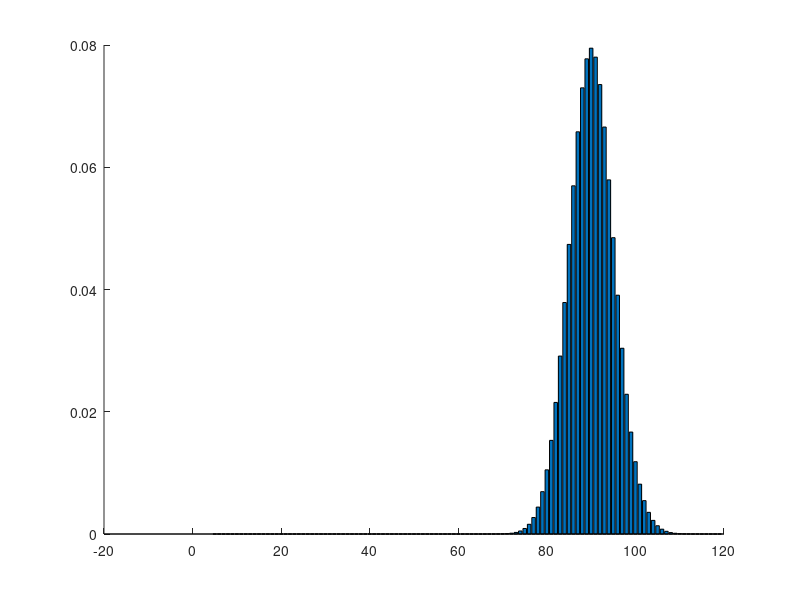

Reproduce this figure in MATLAB.
%The goal is to find the stable age distribution
%and the rate of population growth based on 
%the known rates of birth/death for various age groups.


%birth-rate by age
% source:   http://www.cdc.gov/nchs/data/statab/t991x07.pdf
% data taken from the year 1999.
%br(i) is the chance that a woman of age (i-1) will give birth this year
br = 1e-3*[
0
0
0
0
0
0
0
0
0
0
0.9
0.9
0.9
0.9
0.9
28.7
28.7
28.7
80.3
80.3
111
111
111
111
111
117.8
117.8
117.8
117.8
117.8
89.6
89.6
89.6
89.6
89.6
38.3
38.3
38.3
38.3
38.3
7.4
7.4
7.4
7.4
7.4
0.4
0.4
0.4
0.4
0.4
0
0
0
0
0
0
0
0
0
0
0
0
0
0
0
0
0
0
0
0
0
0
0
0
0
0
0
0
0
0
0
0
0
0
0
0
0
0
0
0
0
0
0
0
0
0
0
0
0
0
0
0
0
0
0
0
0
0
0
0
0
0
0
0
0
0
0
0
0
0];

%death-rate by age
% source:  http://www.ssa.gov/oact/STATS/table4c6.html
% data taken for females from the year 2009.
%dr(i) is the chance that a woman of age (i-1) will die this year
dr = [
0.005728
0.000373
0.000241
0.000186
0.00015
0.000133
0.000121
0.000112
0.000104
0.000098
0.000094
0.000098
0.000114
0.000143
0.000183
0.000229
0.000274
0.000314
0.000347
0.000374
0.000402
0.000431
0.000458
0.000482
0.000504
0.000527
0.000551
0.000575
0.000602
0.00063
0.000662
0.000699
0.000739
0.00078
0.000827
0.000879
0.000943
0.00102
0.001114
0.001224
0.001345
0.001477
0.001624
0.001789
0.001968
0.002161
0.002364
0.002578
0.0028
0.003032
0.003289
0.003559
0.003819
0.004059
0.004296
0.004556
0.004862
0.005222
0.005646
0.006136
0.006696
0.007315
0.007976
0.008676
0.009435
0.010298
0.011281
0.01237
0.013572
0.014908
0.01644
0.018162
0.020019
0.022003
0.024173
0.026706
0.029603
0.032718
0.036034
0.039683
0.043899
0.048807
0.054374
0.060661
0.067751
0.075729
0.084673
0.094645
0.105694
0.117853
0.131146
0.145585
0.161175
0.17791
0.195774
0.213849
0.231865
0.249525
0.266514
0.282504
0.299455
0.317422
0.336467
0.356655
0.378055
0.400738
0.424782
0.450269
0.477285
0.505922
0.536278
0.568454
0.602561
0.638715
0.677038
0.71766
0.76072
0.806363
0.851378
0.893947
];

%br = br*0.1;

brresidual = .1*br;
prevY = -inf;

minR_1 = 1;

for k=10:-1:1
   
    br = k*brresidual; 



%now let's form a Leslie matrix
A = zeros(120, 120);

%births
A(1,:)  =  br';
%ageing & dying
A = A + diag(1-dr(1:end-1), -1);
%assume the same rate of dying beyond 119 years 
A(120,120) = 1-dr(120);


x = rand(120,1);
 
   for i=1:200
    x=A*x;     %next year's population break down
    %normalize to make x(i) just a proportion of poupulation of age (i-1)
    x = x/sum(x);  
    
    %show the resulting age distribution every five years
   % if (mod(i,5) == 0)
   %    bar(x); 
   %    title( strcat('i = ', num2str(i)) );
   %    pause(0.2);
   % end
    end

%recover the same stationary age distribution as
%the eigenvector corresponding to an eigenvalue of maximum modulus
%
%the fact that this works is related to the Perron-Frobenius Thm
%(a simplified version to be covered in the next lecture)
[v,d]=eig(A);
[c,j] = max(abs(diag(d)));
y=v(:,j);
if(sum(y) >= prevY)
    prevY = sum(y);
    minY = .1*k;
end
sum2 = 0;
for t = 15:64
    sum2 = sum2 + y(t + 1);
end
if(sum2/sum(y) >= .6)
    minR_1 = .1*k;
end
   
hold on;
%plot(y/sum(y),'r', 'Linewidth', 2, 'color',rand(1,3));

%legend('r = .1', 'r = .2','r = .3', 'r = .4', 'r = .5', 'r = .6', 'r = .7', 'r = .8', 'r = .9', 'r = 1.0') 

end

minY %answer to a.
minR_1 % answer to b.


br = 10*brresidual; 

%now let's form a Leslie matrix
A = zeros(120, 120);

%births
A(1,:)  =  br';
%ageing & dying
A = A + diag(1-dr(1:end-1), -1);
%assume the same rate of dying beyond 119 years 
A(120,120) = 1-dr(120);


x = rand(120,1);
 
   for i=1:200
    x=A*x;     %next year's population break down
    %normalize to make x(i) just a proportion of poupulation of age (i-1)
    x = x/sum(x);  
    
    %show the resulting age distribution every five years
   % if (mod(i,5) == 0)
   %    bar(x); 
   %    title( strcat('i = ', num2str(i)) );
   %    pause(0.2);
   % end
    end

%recover the same stationary age distribution as
%the eigenvector corresponding to an eigenvalue of maximum modulus
%
%the fact that this works is related to the Perron-Frobenius Thm
%(a simplified version to be covered in the next lecture)
[v,d]=eig(A);
[c,j] = max(abs(diag(d)));
y=v(:,j);

CMF = [0];
PMF = [];
sumage = y(1);

for t = 1:119 %age
    CMFnew = (sumage/sum(y)).^200; 
    %CMFnew
    CMF = [CMF, CMFnew];
    
    PMFnew = CMF(t+1) - CMF(t);
    PMF = [PMF, PMFnew];
    
    sumage = sumage + y(t+1);
end
    PMFnew = 1 - sum(PMF);
    PMF = [PMF, PMFnew];
     
    %figure; histogram(PMF)
    
    bar(0:119, PMF);
 